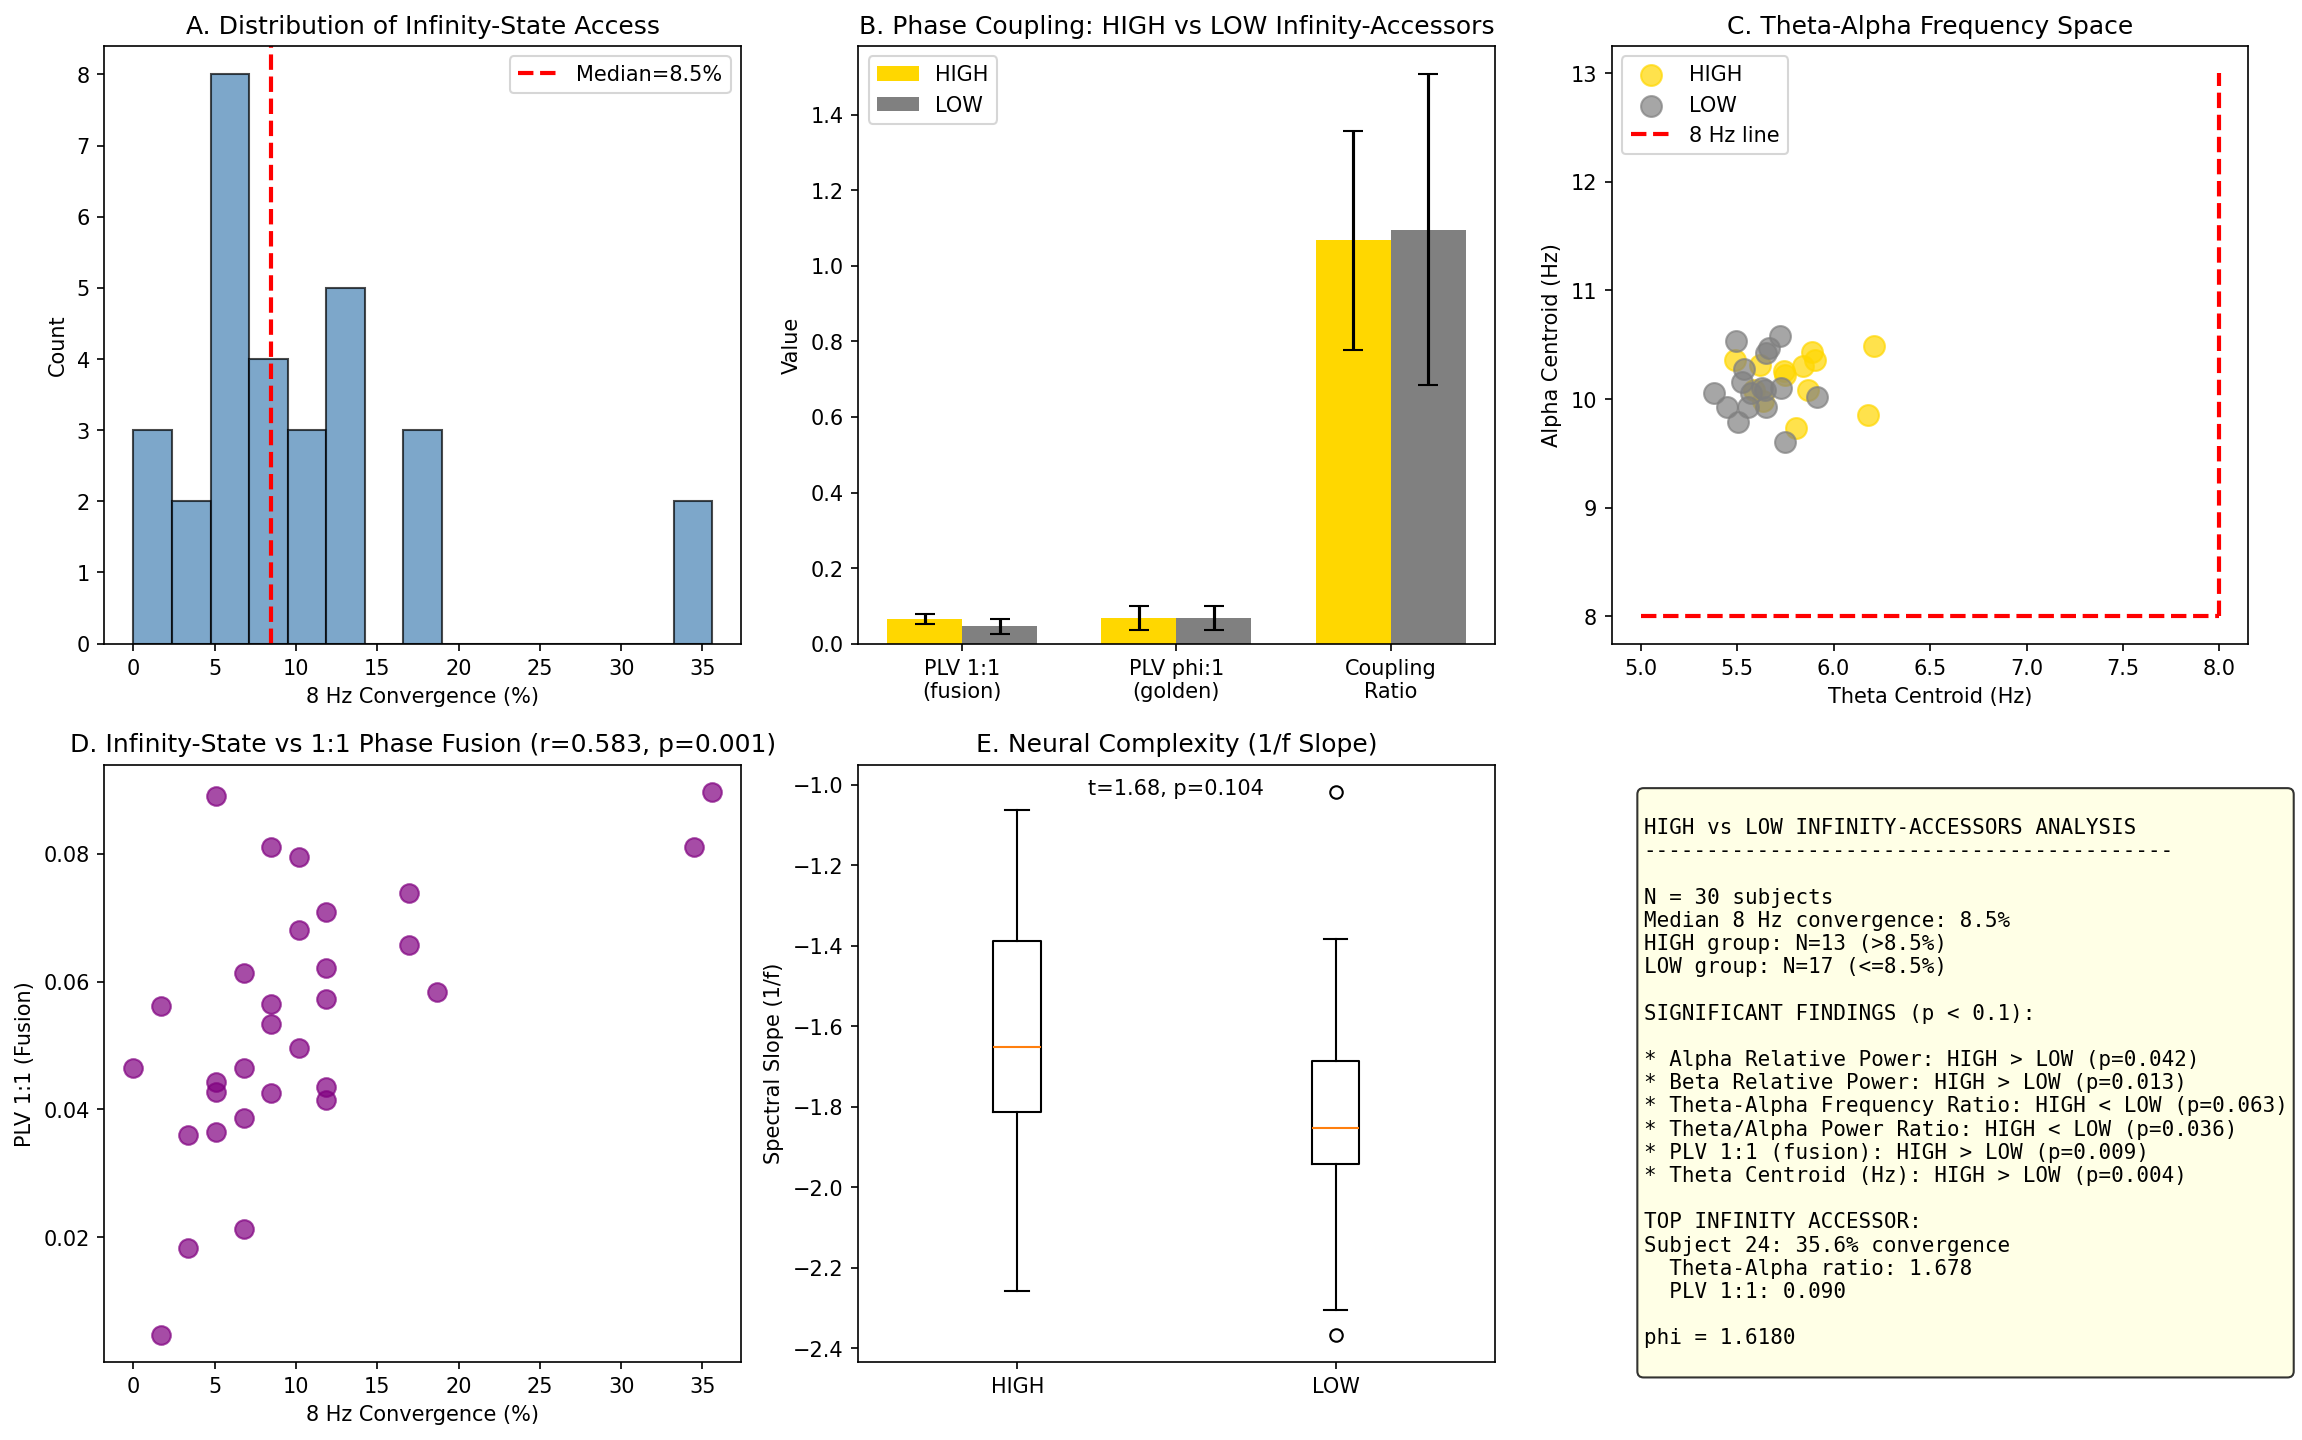

This figure's Python source:
import numpy as np
from scipy import signal
from scipy.stats import ttest_ind, pearsonr, spearmanr
import matplotlib.pyplot as plt
import mne
from mne.datasets import eegbci
from mne.io import read_raw_edf

mne.set_log_level('ERROR')

PHI = (1 + np.sqrt(5)) / 2
print("="*70)
print("DEEP ANALYSIS: HIGH vs LOW INFINITY-STATE SUBJECTS")
print("What makes some people natural 'infinity accessors'?")
print("="*70)

BANDS = {
    'delta': (1, 4),
    'theta': (4, 8),
    'alpha': (8, 13),
    'beta': (13, 30),
    'gamma': (30, 45)
}

def full_spectral_analysis(eeg, sfreq):
    freqs, psd = signal.welch(eeg, sfreq, nperseg=min(1024, len(eeg)//2))
    
    results = {}
    total_power = np.sum(psd[(freqs >= 1) & (freqs <= 45)])
    
    for band_name, (low, high) in BANDS.items():
        mask = (freqs >= low) & (freqs <= high)
        band_power = np.sum(psd[mask])
        
        results[f'{band_name}_power'] = band_power
        results[f'{band_name}_relative'] = band_power / total_power if total_power > 0 else 0
        
        if np.any(mask) and np.sum(psd[mask]) > 0:
            band_freqs = freqs[mask]
            band_psd = psd[mask]
            results[f'{band_name}_peak'] = band_freqs[np.argmax(band_psd)]
            results[f'{band_name}_centroid'] = np.sum(band_freqs * band_psd) / np.sum(band_psd)
        else:
            results[f'{band_name}_peak'] = np.nan
            results[f'{band_name}_centroid'] = np.nan
    
    results['theta_alpha_ratio'] = results['alpha_centroid'] / results['theta_centroid'] if results['theta_centroid'] > 0 else np.nan
    results['theta_alpha_power_ratio'] = results['theta_power'] / results['alpha_power'] if results['alpha_power'] > 0 else np.nan
    
    log_freqs = np.log10(freqs[(freqs >= 2) & (freqs <= 40)])
    log_psd = np.log10(psd[(freqs >= 2) & (freqs <= 40)])
    if len(log_freqs) > 2:
        slope, _ = np.polyfit(log_freqs, log_psd, 1)
        results['spectral_slope'] = slope
    else:
        results['spectral_slope'] = np.nan
    
    return results

def compute_8hz_convergence(eeg, sfreq):
    window_sec = 2
    window_samples = int(window_sec * sfreq)
    step = window_samples // 2
    
    convergence_count = 0
    total_windows = 0
    convergence_strengths = []
    
    for start in range(0, len(eeg) - window_samples, step):
        segment = eeg[start:start + window_samples]
        freqs, psd = signal.welch(segment, sfreq, nperseg=min(512, len(segment)))
        
        theta_mask = (freqs >= 4) & (freqs <= 8)
        if np.any(theta_mask):
            f_theta = freqs[theta_mask][np.argmax(psd[theta_mask])]
        else:
            continue
            
        alpha_mask = (freqs >= 8) & (freqs <= 13)
        if np.any(alpha_mask):
            f_alpha = freqs[alpha_mask][np.argmax(psd[alpha_mask])]
        else:
            continue
        
        total_windows += 1
        
        distance = abs(f_theta - f_alpha)
        near_8 = (7 <= f_theta <= 8.5) and (7.5 <= f_alpha <= 9)
        
        if near_8 and distance < 1.5:
            convergence_count += 1
            convergence_strengths.append(1 - distance/1.5)
    
    convergence_pct = 100 * convergence_count / total_windows if total_windows > 0 else 0
    mean_strength = np.mean(convergence_strengths) if convergence_strengths else 0
    
    return {
        'convergence_pct': convergence_pct,
        'convergence_strength': mean_strength,
        'total_windows': total_windows
    }

def compute_phase_metrics(eeg, sfreq):
    b_t, a_t = signal.butter(4, [4/(sfreq/2), 8/(sfreq/2)], 'band')
    b_a, a_a = signal.butter(4, [8/(sfreq/2), 13/(sfreq/2)], 'band')
    
    theta = signal.filtfilt(b_t, a_t, eeg)
    alpha = signal.filtfilt(b_a, a_a, eeg)
    
    theta_phase = np.angle(signal.hilbert(theta))
    alpha_phase = np.angle(signal.hilbert(alpha))
    
    plv_2_1 = np.abs(np.mean(np.exp(1j * (alpha_phase - 2 * theta_phase))))
    plv_phi = np.abs(np.mean(np.exp(1j * (alpha_phase - PHI * theta_phase))))
    plv_1_1 = np.abs(np.mean(np.exp(1j * (alpha_phase - theta_phase))))
    
    phase_diff = alpha_phase - theta_phase
    phase_stability = 1 - np.std(np.diff(phase_diff)) / np.pi
    
    return {
        'plv_2_1': plv_2_1,
        'plv_phi': plv_phi,
        'plv_1_1': plv_1_1,
        'phase_stability': phase_stability,
        'coupling_ratio': plv_phi / plv_2_1 if plv_2_1 > 0 else np.nan
    }

print("\nAnalyzing 30 subjects in detail...")

all_subjects = []

for subj in range(1, 31):
    try:
        raw = read_raw_edf(eegbci.load_data(subj, [1], update_path=True, verbose=False)[0], 
                          preload=True, verbose=False)
        raw.filter(1, 45, verbose=False)
        sfreq = raw.info['sfreq']
        eeg = np.mean(raw.get_data(), axis=0)
        
        spectral = full_spectral_analysis(eeg, sfreq)
        convergence = compute_8hz_convergence(eeg, sfreq)
        phase = compute_phase_metrics(eeg, sfreq)
        
        subject_data = {
            'subject': subj,
            **spectral,
            **convergence,
            **phase
        }
        all_subjects.append(subject_data)
        
    except Exception as e:
        continue

print(f"Successfully analyzed {len(all_subjects)} subjects")

convergences = [s['convergence_pct'] for s in all_subjects]
median_conv = np.median(convergences)

high_conv = [s for s in all_subjects if s['convergence_pct'] > median_conv]
low_conv = [s for s in all_subjects if s['convergence_pct'] <= median_conv]

print(f"\n" + "="*70)
print(f"GROUP COMPARISON: HIGH vs LOW INFINITY-CONVERGENCE")
print(f"="*70)
print(f"Median convergence: {median_conv:.1f}%")
print(f"HIGH group (>{median_conv:.1f}%): N={len(high_conv)}")
print(f"LOW group (<={median_conv:.1f}%): N={len(low_conv)}")

comparison_metrics = [
    ('theta_relative', 'Theta Relative Power'),
    ('alpha_relative', 'Alpha Relative Power'),
    ('beta_relative', 'Beta Relative Power'),
    ('theta_alpha_ratio', 'Theta-Alpha Frequency Ratio'),
    ('theta_alpha_power_ratio', 'Theta/Alpha Power Ratio'),
    ('spectral_slope', 'Spectral Slope (1/f)'),
    ('plv_2_1', 'PLV 2:1 (harmonic)'),
    ('plv_phi', 'PLV phi:1 (golden)'),
    ('plv_1_1', 'PLV 1:1 (fusion)'),
    ('coupling_ratio', 'Coupling Ratio (phi/2:1)'),
    ('phase_stability', 'Phase Stability'),
    ('theta_centroid', 'Theta Centroid (Hz)'),
    ('alpha_centroid', 'Alpha Centroid (Hz)'),
]

print(f"\n{'Metric':<30} {'HIGH':<20} {'LOW':<20} {'t-stat':>8} {'p-value':>10} {'Sig':>5}")
print("-"*95)

significant_findings = []

for metric, label in comparison_metrics:
    high_vals = [s[metric] for s in high_conv if not np.isnan(s[metric])]
    low_vals = [s[metric] for s in low_conv if not np.isnan(s[metric])]
    
    if len(high_vals) >= 2 and len(low_vals) >= 2:
        t_stat, p_val = ttest_ind(high_vals, low_vals)
        sig = "**" if p_val < 0.05 else ("*" if p_val < 0.1 else "")
        
        print(f"{label:<30} {np.mean(high_vals):>8.3f}+/-{np.std(high_vals):<7.3f} "
              f"{np.mean(low_vals):>8.3f}+/-{np.std(low_vals):<7.3f} "
              f"{t_stat:>8.2f} {p_val:>10.4f} {sig:>5}")
        
        if p_val < 0.1:
            significant_findings.append({
                'metric': label,
                'high_mean': np.mean(high_vals),
                'low_mean': np.mean(low_vals),
                'p_value': p_val,
                'direction': 'HIGH > LOW' if np.mean(high_vals) > np.mean(low_vals) else 'HIGH < LOW'
            })

print(f"\n" + "="*70)
print("TOP 5 INFINITY ACCESSORS - Individual Profiles")
print("="*70)

top_5 = sorted(all_subjects, key=lambda x: x['convergence_pct'], reverse=True)[:5]

for i, s in enumerate(top_5):
    print(f"\n#{i+1} Subject {s['subject']}: {s['convergence_pct']:.1f}% convergence")
    print(f"    Theta-Alpha ratio: {s['theta_alpha_ratio']:.3f} (phi={PHI:.3f})")
    print(f"    PLV 1:1 (fusion): {s['plv_1_1']:.3f}")
    print(f"    PLV phi:1: {s['plv_phi']:.3f}")
    print(f"    Coupling ratio: {s['coupling_ratio']:.3f}")
    print(f"    Theta centroid: {s['theta_centroid']:.2f} Hz")
    print(f"    Alpha centroid: {s['alpha_centroid']:.2f} Hz")
    print(f"    Phase stability: {s['phase_stability']:.3f}")

fig, axes = plt.subplots(2, 3, figsize=(16, 10))

ax1 = axes[0, 0]
ax1.hist(convergences, bins=15, color='steelblue', edgecolor='black', alpha=0.7)
ax1.axvline(median_conv, color='red', linestyle='--', linewidth=2, label=f'Median={median_conv:.1f}%')
ax1.set_xlabel('8 Hz Convergence (%)')
ax1.set_ylabel('Count')
ax1.set_title('A. Distribution of Infinity-State Access')
ax1.legend()

ax2 = axes[0, 1]
metrics_to_plot = ['plv_1_1', 'plv_phi', 'coupling_ratio']
labels = ['PLV 1:1\n(fusion)', 'PLV phi:1\n(golden)', 'Coupling\nRatio']
x = np.arange(len(metrics_to_plot))
width = 0.35

high_means = [np.mean([s[m] for s in high_conv]) for m in metrics_to_plot]
low_means = [np.mean([s[m] for s in low_conv]) for m in metrics_to_plot]
high_stds = [np.std([s[m] for s in high_conv]) for m in metrics_to_plot]
low_stds = [np.std([s[m] for s in low_conv]) for m in metrics_to_plot]

ax2.bar(x - width/2, high_means, width, yerr=high_stds, label='HIGH', color='gold', capsize=5)
ax2.bar(x + width/2, low_means, width, yerr=low_stds, label='LOW', color='gray', capsize=5)
ax2.set_xticks(x)
ax2.set_xticklabels(labels)
ax2.set_ylabel('Value')
ax2.set_title('B. Phase Coupling: HIGH vs LOW Infinity-Accessors')
ax2.legend()

ax3 = axes[0, 2]
for s in high_conv:
    ax3.scatter(s['theta_centroid'], s['alpha_centroid'], c='gold', s=100, alpha=0.7, label='HIGH' if s == high_conv[0] else '')
for s in low_conv:
    ax3.scatter(s['theta_centroid'], s['alpha_centroid'], c='gray', s=100, alpha=0.7, label='LOW' if s == low_conv[0] else '')
ax3.plot([5, 8], [8, 8], 'r--', linewidth=2, label='8 Hz line')
ax3.plot([8, 8], [8, 13], 'r--', linewidth=2)
ax3.set_xlabel('Theta Centroid (Hz)')
ax3.set_ylabel('Alpha Centroid (Hz)')
ax3.set_title('C. Theta-Alpha Frequency Space')
ax3.legend()

ax4 = axes[1, 0]
conv_vals = [s['convergence_pct'] for s in all_subjects]
plv11_vals = [s['plv_1_1'] for s in all_subjects]
ax4.scatter(conv_vals, plv11_vals, c='purple', s=80, alpha=0.7)
r, p = pearsonr(conv_vals, plv11_vals)
ax4.set_xlabel('8 Hz Convergence (%)')
ax4.set_ylabel('PLV 1:1 (Fusion)')
ax4.set_title(f'D. Infinity-State vs 1:1 Phase Fusion (r={r:.3f}, p={p:.3f})')

ax5 = axes[1, 1]
high_slopes = [s['spectral_slope'] for s in high_conv]
low_slopes = [s['spectral_slope'] for s in low_conv]
ax5.boxplot([high_slopes, low_slopes], labels=['HIGH', 'LOW'])
ax5.set_ylabel('Spectral Slope (1/f)')
ax5.set_title('E. Neural Complexity (1/f Slope)')
t, p = ttest_ind(high_slopes, low_slopes)
ax5.text(0.5, 0.95, f't={t:.2f}, p={p:.3f}', transform=ax5.transAxes, ha='center')

ax6 = axes[1, 2]
ax6.axis('off')

summary_text = f"""
HIGH vs LOW INFINITY-ACCESSORS ANALYSIS
------------------------------------------

N = {len(all_subjects)} subjects
Median 8 Hz convergence: {median_conv:.1f}%
HIGH group: N={len(high_conv)} (>{median_conv:.1f}%)
LOW group: N={len(low_conv)} (<={median_conv:.1f}%)

SIGNIFICANT FINDINGS (p < 0.1):
"""
for f in significant_findings:
    summary_text += f"\n* {f['metric']}: {f['direction']} (p={f['p_value']:.3f})"

if not significant_findings:
    summary_text += "\nNo significant differences at p < 0.1"

summary_text += f"""

TOP INFINITY ACCESSOR:
Subject {top_5[0]['subject']}: {top_5[0]['convergence_pct']:.1f}% convergence
  Theta-Alpha ratio: {top_5[0]['theta_alpha_ratio']:.3f}
  PLV 1:1: {top_5[0]['plv_1_1']:.3f}
  
phi = {PHI:.4f}
"""

ax6.text(0.05, 0.95, summary_text, transform=ax6.transAxes, fontsize=10,
         verticalalignment='top', fontfamily='monospace',
         bbox=dict(boxstyle='round', facecolor='lightyellow', alpha=0.8))

plt.tight_layout()
plt.savefig('infinity_accessors_analysis.png', dpi=150, bbox_inches='tight')
print("\nFigure saved: infinity_accessors_analysis.png")

print("\n" + "="*70)
print("CORRELATION ANALYSIS")
print("="*70)

correlations = [
    ('convergence_pct', 'plv_1_1', 'Convergence vs PLV 1:1'),
    ('convergence_pct', 'plv_phi', 'Convergence vs PLV phi'),
    ('convergence_pct', 'coupling_ratio', 'Convergence vs Coupling Ratio'),
    ('convergence_pct', 'theta_alpha_ratio', 'Convergence vs Theta-Alpha Ratio'),
    ('convergence_pct', 'spectral_slope', 'Convergence vs Spectral Slope'),
    ('plv_1_1', 'plv_phi', 'PLV 1:1 vs PLV phi'),
]

for var1, var2, label in correlations:
    vals1 = [s[var1] for s in all_subjects if not np.isnan(s[var1]) and not np.isnan(s[var2])]
    vals2 = [s[var2] for s in all_subjects if not np.isnan(s[var1]) and not np.isnan(s[var2])]
    if len(vals1) >= 3:
        r, p = pearsonr(vals1, vals2)
        sig = "**" if p < 0.05 else ("*" if p < 0.1 else "")
        print(f"{label:<40} r = {r:+.3f}, p = {p:.4f} {sig}")
